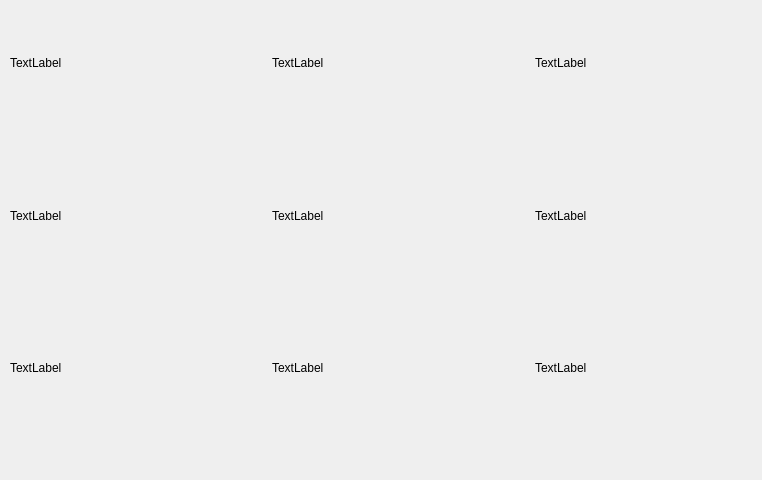
<?xml version="1.0" encoding="UTF-8"?>
<ui version="4.0">
 <class>Kategorie</class>
 <widget class="QDialog" name="Kategorie">
  <property name="geometry">
   <rect>
    <x>0</x>
    <y>0</y>
    <width>762</width>
    <height>480</height>
   </rect>
  </property>
  <property name="windowTitle">
   <string>Dialog</string>
  </property>
  <widget class="QWidget" name="gridLayoutWidget">
   <property name="geometry">
    <rect>
     <x>10</x>
     <y>10</y>
     <width>741</width>
     <height>411</height>
    </rect>
   </property>
   <layout class="QGridLayout" name="gridLayout">
    <item row="0" column="2">
     <widget class="myQLabel" name="label_2">
      <property name="text">
       <string>TextLabel</string>
      </property>
     </widget>
    </item>
    <item row="2" column="0">
     <widget class="myQLabel" name="label_4">
      <property name="text">
       <string>TextLabel</string>
      </property>
     </widget>
    </item>
    <item row="0" column="4">
     <widget class="myQLabel" name="label_3">
      <property name="text">
       <string>TextLabel</string>
      </property>
     </widget>
    </item>
    <item row="4" column="0">
     <widget class="myQLabel" name="label_7">
      <property name="text">
       <string>TextLabel</string>
      </property>
     </widget>
    </item>
    <item row="4" column="3">
     <spacer name="horizontalSpacer_2">
      <property name="orientation">
       <enum>Qt::Horizontal</enum>
      </property>
      <property name="sizeType">
       <enum>QSizePolicy::Fixed</enum>
      </property>
      <property name="sizeHint" stdset="0">
       <size>
        <width>40</width>
        <height>20</height>
       </size>
      </property>
     </spacer>
    </item>
    <item row="3" column="0">
     <spacer name="verticalSpacer">
      <property name="orientation">
       <enum>Qt::Vertical</enum>
      </property>
      <property name="sizeType">
       <enum>QSizePolicy::Fixed</enum>
      </property>
      <property name="sizeHint" stdset="0">
       <size>
        <width>20</width>
        <height>40</height>
       </size>
      </property>
     </spacer>
    </item>
    <item row="0" column="0">
     <widget class="myQLabel" name="label">
      <property name="text">
       <string>TextLabel</string>
      </property>
     </widget>
    </item>
    <item row="2" column="2">
     <widget class="myQLabel" name="label_5">
      <property name="text">
       <string>TextLabel</string>
      </property>
     </widget>
    </item>
    <item row="4" column="2">
     <widget class="myQLabel" name="label_8">
      <property name="text">
       <string>TextLabel</string>
      </property>
     </widget>
    </item>
    <item row="2" column="4">
     <widget class="myQLabel" name="label_6">
      <property name="text">
       <string>TextLabel</string>
      </property>
     </widget>
    </item>
    <item row="4" column="4">
     <widget class="myQLabel" name="label_9">
      <property name="text">
       <string>TextLabel</string>
      </property>
     </widget>
    </item>
    <item row="4" column="1">
     <spacer name="horizontalSpacer">
      <property name="orientation">
       <enum>Qt::Horizontal</enum>
      </property>
      <property name="sizeType">
       <enum>QSizePolicy::Fixed</enum>
      </property>
      <property name="sizeHint" stdset="0">
       <size>
        <width>40</width>
        <height>20</height>
       </size>
      </property>
     </spacer>
    </item>
    <item row="1" column="0">
     <spacer name="verticalSpacer_2">
      <property name="orientation">
       <enum>Qt::Vertical</enum>
      </property>
      <property name="sizeType">
       <enum>QSizePolicy::Fixed</enum>
      </property>
      <property name="sizeHint" stdset="0">
       <size>
        <width>20</width>
        <height>40</height>
       </size>
      </property>
     </spacer>
    </item>
   </layout>
  </widget>
 </widget>
 <customwidgets>
  <customwidget>
   <class>myQLabel</class>
   <extends>QLabel</extends>
   <header location="global">myqlabel.h</header>
  </customwidget>
 </customwidgets>
 <resources/>
 <connections/>
</ui>
